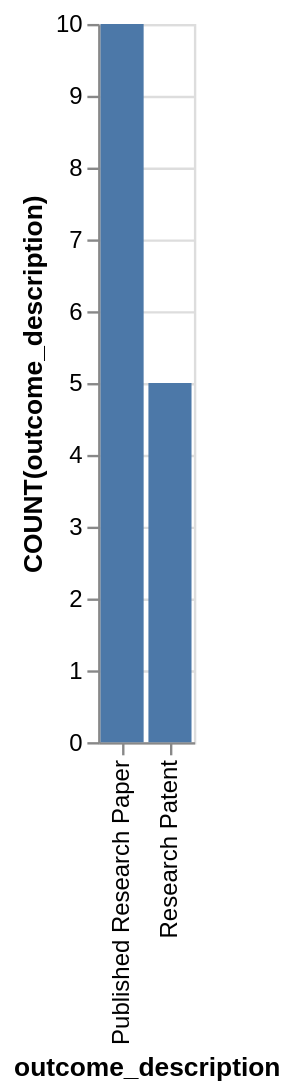

Describe this chart as a Vega-Lite specification.
### Vega-Lite specification from a JSON file in a GitHub repository (floating-point values rounded to 4 significant figures)
{"data": {"values": [{"x_data": "Published Research Paper", "y_data": 10}, {"x_data": "Research Patent", "y_data": 5}]}, "mark": "bar", "encoding": {"x": {"field": "x_data", "type": "nominal", "title": "outcome_description", "sort": {"op": "sum", "field": "y_data", "order": "descending"}}, "y": {"field": "y_data", "type": "quantitative", "title": "COUNT(outcome_description)"}}}
